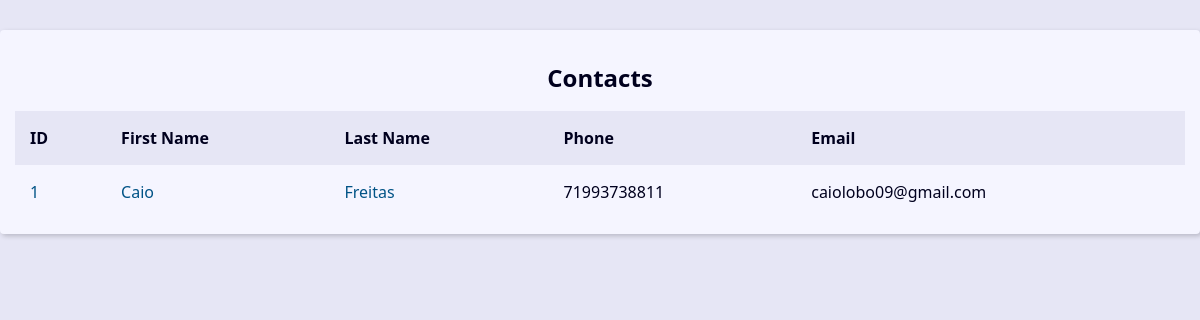
The app's page /, older data.
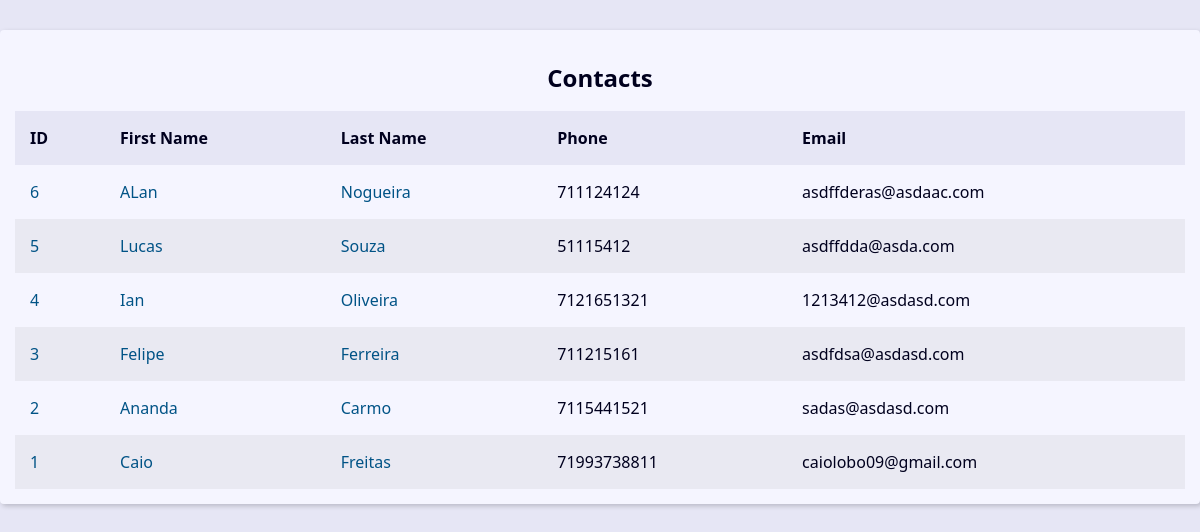
The same page, newer data.
### contact/models.py (models this page shows, shortened)
class Contact(models.Model):
    class Meta:
        verbose_name = 'Contato'
        verbose_name_plural = 'Contatos'
    first_name = models.CharField(max_length=50)
    last_name = models.CharField(max_length=50)
    phone = models.CharField(max_length=50)
    email = models.EmailField(max_length=254)
    created_date = models.DateTimeField(default=timezone.now)
    description = models.TextField(blank=True)
    show = models.BooleanField(default =True)
    picture = models.ImageField(blank=True, upload_to='pictures/%Y/%m')
    category = models.ForeignKey(Category,
        on_delete=models.SET_NULL,
        blank=True, null=True)
    owner = models.ForeignKey(User,
        on_delete=models.SET_NULL,
        blank=True, null=True)

### contact/views/contact_views.py (the view)
# urls.py: path('',views.index, name='index'),
def index(request):
    contacts = Contact.objects.filter(show=True)\
        .order_by('-id')[0:10]
    context = {
        'contacts': contacts,
    }
    return render(
        request,
        'contact/index.html',
        context
    )

### contact/templates/contact/index.html
{% extends "global/base.html" %}
{% block content %}
<div class="resposive-table">
    <table class="contacts-table">
        <caption class="table-caption">
            Contacts
        </caption>
        <thead>
            <tr class="table-row table-row-header">
                <th class="table-header">ID</th>
                <th class="table-header">First Name</th>
                <th class="table-header">Last Name</th>
                <th class="table-header">Phone</th>
                <th class="table-header">Email</th>
            <tbody>
                {% for contact in contacts %}
                    <tr class="table-row">
                        <td class="table-cel">
                        <a class="table-link" href="#">
                        {{contact.id}}
                        </td>
                        <td class="table-cel">
                        <a class="table-link" href="#">
                        {{contact.first_name}}
                        </td>
                        <td class="table-cel">
                        <a class="table-link" href="#">
                        {{contact.last_name}}
                        </td>
                        <td class="table-cel">
                        {{contact.phone}}
                        </td>
                        <td class="table-cel">
                        {{contact.email}}
                        </td>
                    </tr>
                {% endfor %}
            </tbody>
            </tr>
        </thead>
    </table>
</div>
{% endblock content %}

### base_templates/global/base.html (shortened to what this page needs)
{% load static %}<!DOCTYPE html>
<html lang="en">
<head>
  <link rel="stylesheet" href="{% static 'global/css/style.css' %}">
</head>
<body>
  <main class="content">
    {% block content %}
    {% endblock content %}
    </main>
</body>
</html>

### base_static/global/css/style.css (style rules this page uses)
:root { --spacing: 1.5rem; --link-dark-color: rgb(0, 83, 134); --link-light-color: rgb(156, 217, 255); --clr-white: rgb(245, 245, 255); --clr-black: rgb(0, 0, 30); --clr-light-gray: rgb(230, 230, 245); --clr-dark-shadow-5: rgba(0, 0, 10, 5%); --clr-dark-shadow-10: rgba(0, 0, 10, 10%); --clr-dark-shadow-20: rgba(0, 0, 10, 20%); --clr-light-shadow-5: rgba(200, 200, 255, 5%); --clr-light-shadow-10: rgba(200, 200, 255, 10%); --clr-light-shadow-20: rgba(200, 200, 255, 20%); --main-page-width: 120rem; --table-min-width: 60rem; --biggest-font-size: 5rem; --bigger-font-size: 4rem; --big-font-size: 3.2rem; --medium-font-size: 2.4rem; --small-font-size: 1.6rem; --smaller-font-size: 1.4rem; --smallest-font-size: 1.2rem; --transition-fast: 300ms; --transition-medium: 600ms; --transition-slow: 1s; --default-border-radius: 4px; }
*, *::before, *::after { margin: 0; padding: 0; box-sizing: border-box; }
html { font-size: 62.5%; }
body { font-family: system-ui, -apple-system, BlinkMacSystemFont, 'Segoe UI', Roboto, Oxygen, Ubuntu, Cantarell, 'Open Sans', 'Helvetica Neue', sans-serif; line-height: 1.5; font-size: var(--small-font-size); color: var(--clr-black); -webkit-font-smoothing: antialiased; background: var(--clr-light-gray); }
.content { max-width: var(--main-page-width); margin: calc(var(--spacing) * 2) auto; padding: var(--spacing); background: var(--clr-white); box-shadow: 2px 2px 5px var(--clr-dark-shadow-20); border-radius: var(--default-border-radius); }
.contacts-table { width: 100%; min-width: var(--table-min-width); border-collapse: collapse; }
.table-caption { font-size: var(--medium-font-size); font-weight: bold; padding: var(--spacing); }
.table-row { text-align: left; text-overflow: ellipsis; transition: background-color var(--transition-fast) ease-in-out; }
.table-row:nth-of-type(2n) { background: var(--clr-dark-shadow-5); }
.table-row-header { background: var(--clr-light-gray); color: var(--clr-black); }
.table-cel, .table-header { padding: var(--spacing); }
.table-link { color: var(--link-dark-color); transition: color var(--transition-fast) ease-in-out; text-decoration: none; }

Row changes from the older to the newer data that the page shows:
added Contact: id "6", first_name "ALan", last_name "Nogueira", phone "711124124", email "asdffderas@asdaac.com"
added Contact: id "5", first_name "Lucas", last_name "Souza", phone "51115412", email "asdffdda@asda.com"
added Contact: id "4", first_name "Ian", last_name "Oliveira", phone "7121651321", email "1213412@asdasd.com"
added Contact: id "3", first_name "Felipe", last_name "Ferreira", phone "711215161", email "asdfdsa@asdasd.com"
added Contact: id "2", first_name "Ananda", last_name "Carmo", phone "7115441521", email "sadas@asdasd.com"
